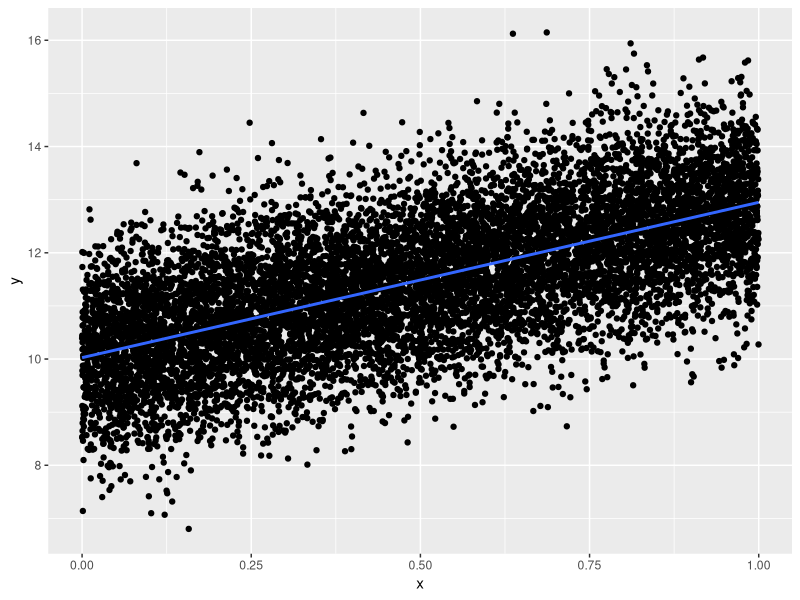
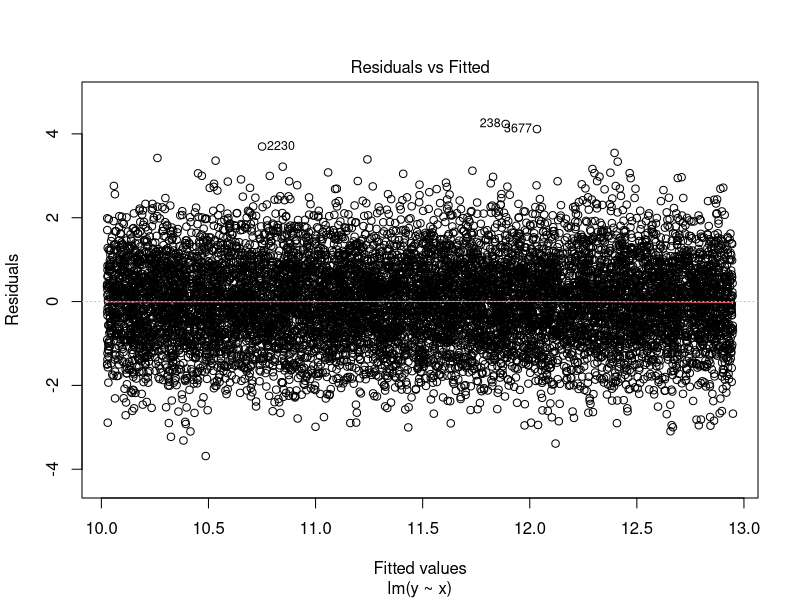
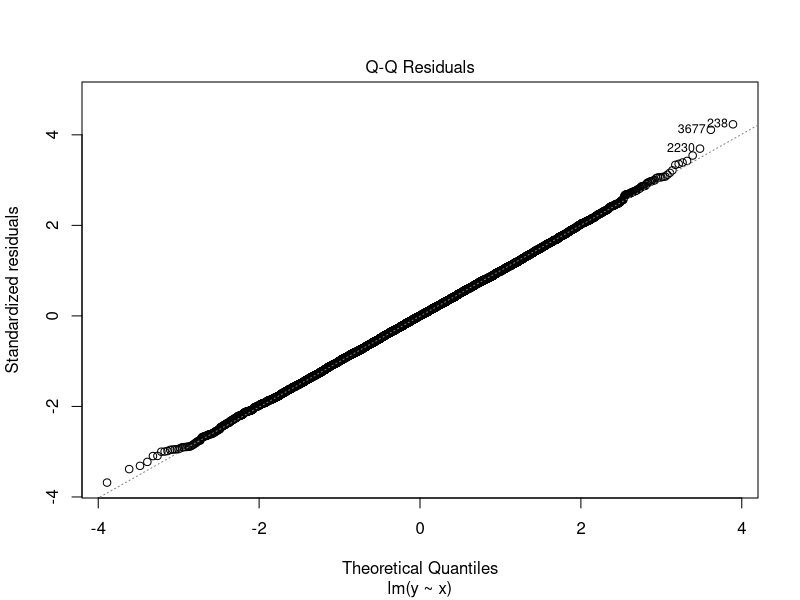
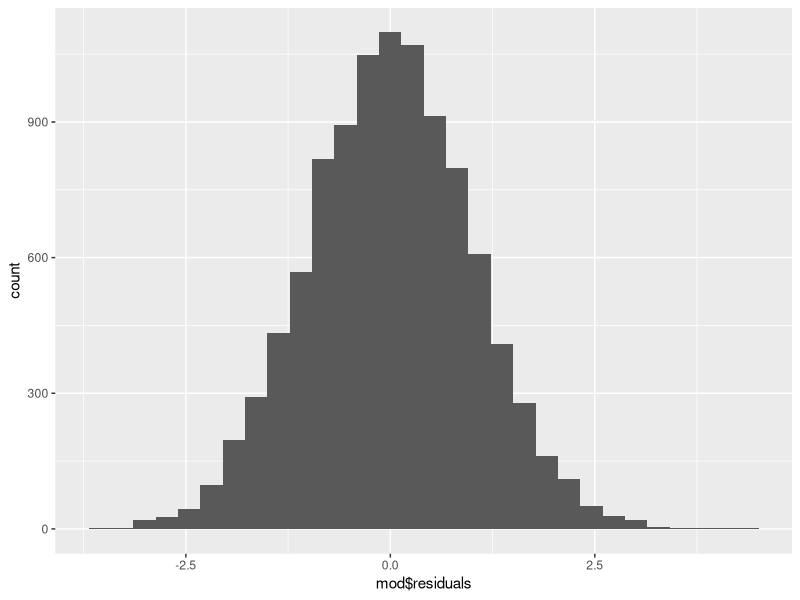
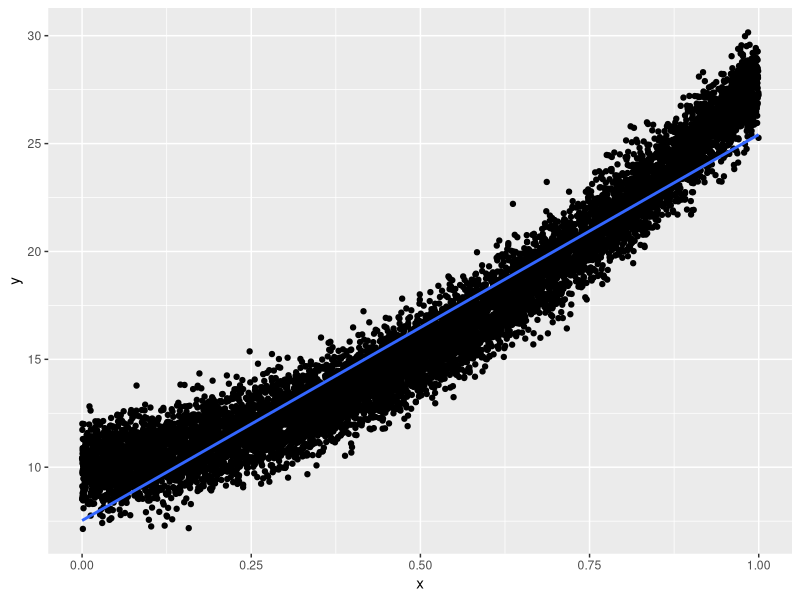
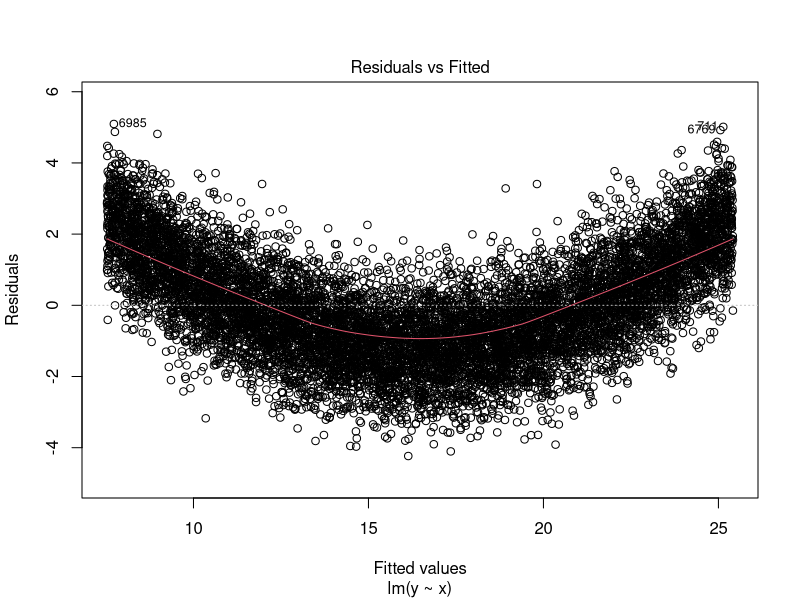
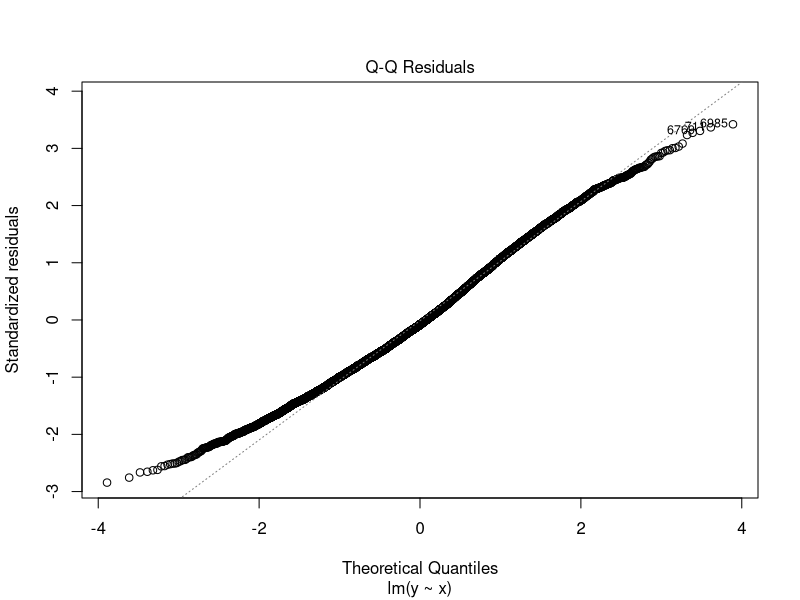
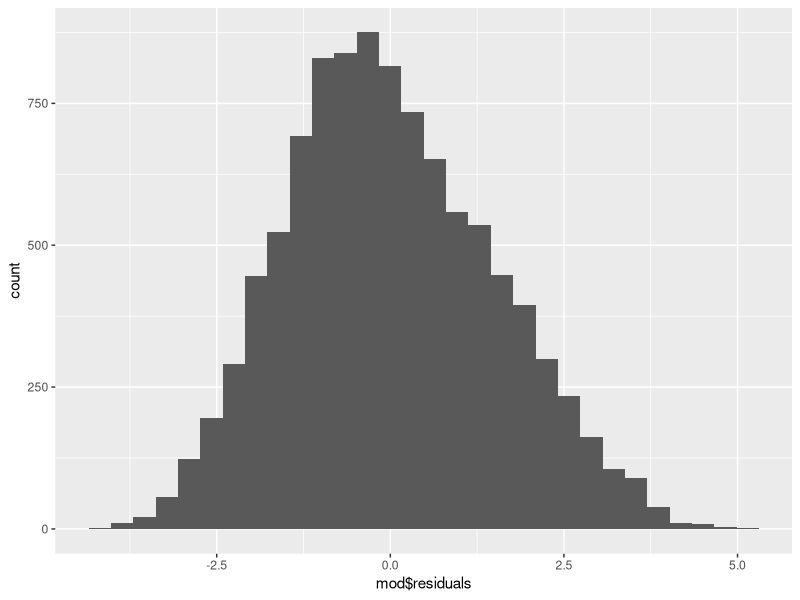

The R script that drew these images, in order:
## ---- chunk 1
library(knitr)
library(ggplot2)
library(dplyr)
opts_chunk$set(message=FALSE)
## ---- chunk 2
n = 10000
beta0 = 10
beta1 = 3
x = runif(n)
e = rnorm(n)
ds = data.frame(y = beta0 + beta1 * x + e)
## ---- chunk 3
ggplot(ds, aes(x=x, y=y)) + geom_point() + stat_smooth(method=lm, se=FALSE)
mod = lm(y ~ x, data=ds)
plot(mod, which=1)
plot(mod, which=2)
ggplot(ds, aes(x=mod$residuals)) + geom_histogram()
## ---- chunk 4
ds = data.frame(y = beta0 + beta1 * x + 15*x^2 + e)
## ---- chunk 5
ggplot(ds, aes(x=x, y=y)) + geom_point() + stat_smooth(method=lm, se=FALSE)
mod = lm(y ~ x, data=ds)
plot(mod, which=1)
plot(mod, which=2)
ggplot(ds, aes(x=mod$residuals)) + geom_histogram()
## ---- chunk 6
ds = data.frame(y = beta0 + beta1 * x + e*x)
## ---- chunk 7
ggplot(ds, aes(x=x, y=y)) + geom_point() + stat_smooth(method=lm, se=FALSE)
mod = lm(y ~ x, data=ds)
plot(mod, which=1)
plot(mod, which=2)
ggplot(ds, aes(x=mod$residuals)) + geom_histogram()
## ---- chunk 8
ds = data.frame(y = beta0 + beta1 * x + rbeta(n, shape1 = 2, shape2 = 5))
## ---- chunk 9
ggplot(ds, aes(x=x, y=y)) + geom_point() + stat_smooth(method=lm, se=FALSE)
mod = lm(y ~ x, data=ds)
plot(mod, which=1)
plot(mod, which=2)
ggplot(ds, aes(x=mod$residuals)) + geom_histogram()
## ---- chunk 10
n = 20
ds = data.frame(x = rnorm(n))
ds = ds %>%
  mutate(y = 10 + 3 * x + rnorm(n))

ggplot(ds, aes(x=x, y=y)) + geom_point() + stat_smooth(method=lm, se=FALSE)
mod1 = lm(y ~ x, data=ds)
plot(mod1, which=1)
plot(mod1, which=2)
ggplot(ds, aes(x=mod1$residuals)) + geom_histogram()
